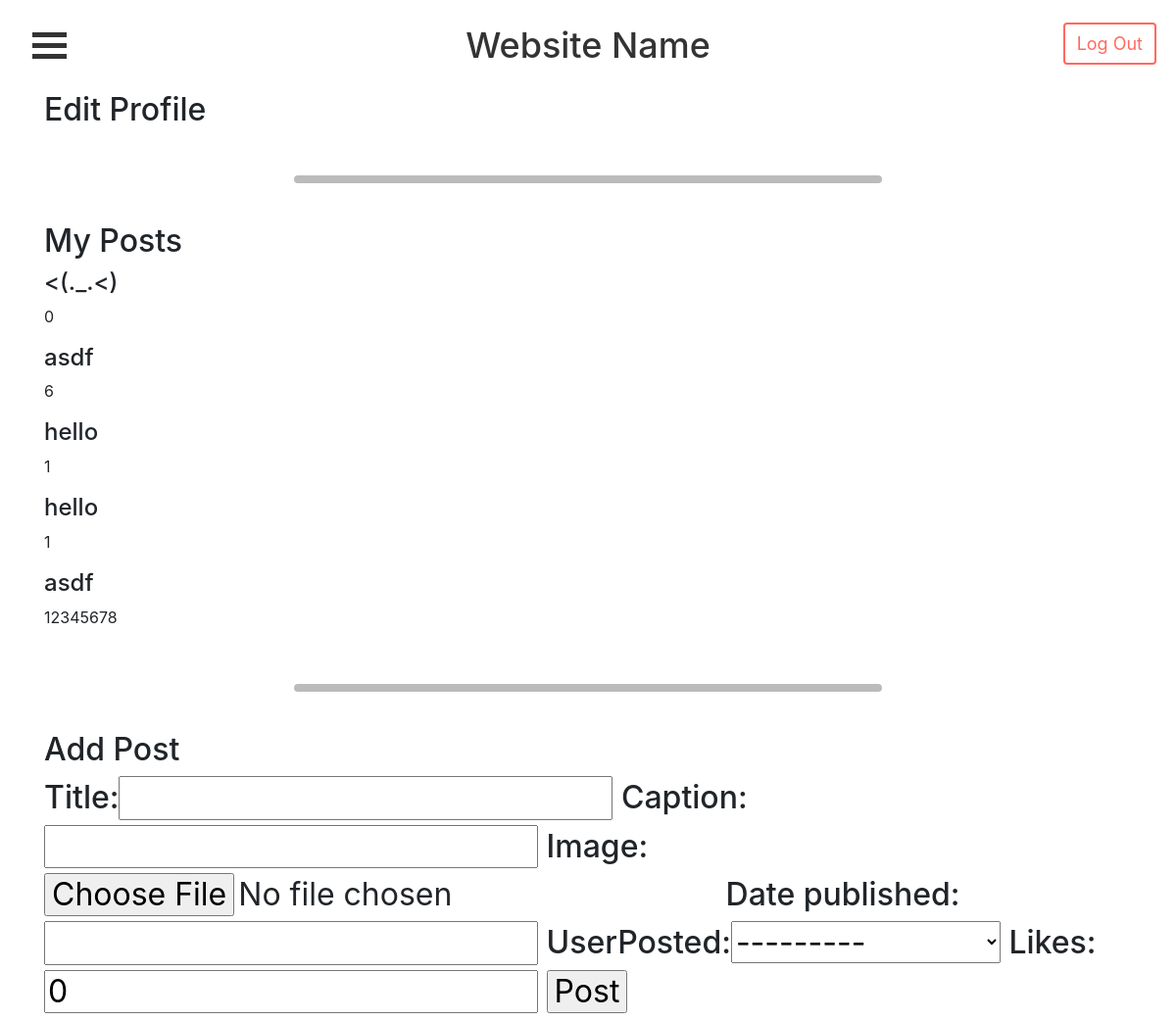
The page /profile/3/ on the database as committed earlier.
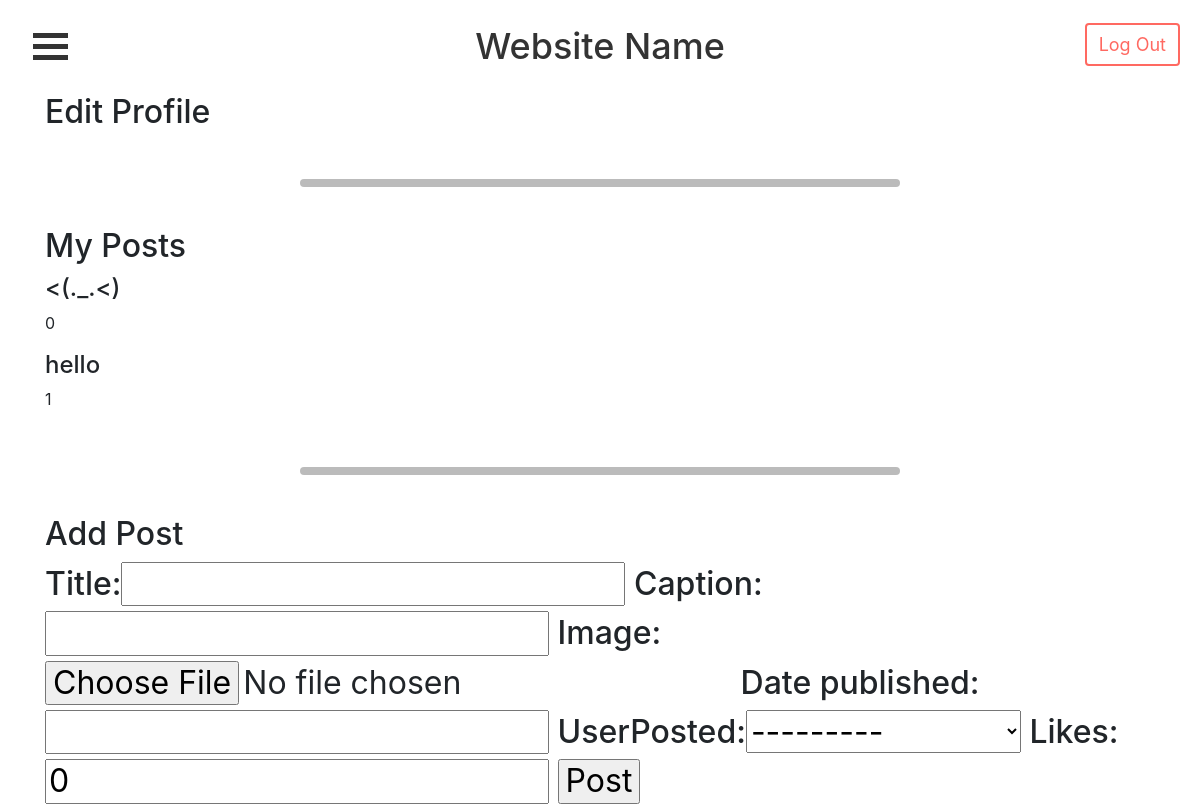
The same page on the database as committed later.
### accounts/models.py (models this page shows, shortened)
class Post(models.Model):
    title = models.CharField(max_length=50, null=True)
    caption = models.CharField(max_length=200, null=True)
    image = models.ImageField(null=True, blank=True)
    post_date = models.DateTimeField('date published')
    userPosted = models.ForeignKey(Profile, null=True, on_delete=models.CASCADE)
    likes = models.IntegerField(default=0)

### accounts/views.py (the view)
# urls.py: path('profile/<str:pk>/', views.profile, name="profile_page"),
def profile(request, pk):
    profile = Profile.objects.get(user_id=pk)
    posts = profile.post_set.all()
    form = PostForm()
    if request.method == "POST":
        form = PostForm(request.POST)
        if form.is_valid():
            form.save()
    context = {'profile': profile, 'posts': posts, 'form': form}
    return render(request, 'accounts/profile.html', context)

### accounts/forms.py
class PostForm(ModelForm):
    class Meta:
        model = Post
        fields = '__all__'

### accounts/templates/accounts/profile.html (shortened to what this page needs)
{% extends 'accounts/main.html' %}
{% block content %}
<div class="container-sm">
  <h2>Edit Profile</h2>
</div>
<br />
<hr class="rounded">
<br />
<div class="container-sm">
  <h2>My Posts</h2>
  {% for post in posts %}
  <h4>{{post.title}}</h4>
  <p>{{post.likes}}</p>
  {% endfor %}
</div>
<br />
<hr class="rounded">
<br />
<div class="container-sm">
  <h2>Add Post<h2>
  <form method="post">
    {{ form }}
    <input type="submit" value="Post">
  </form>
</div>
{% endblock %}

Rows that differ between the two databases and show on the page:
removed Post: title "asdf", likes "6"
removed Post: title "hello", likes "1"
removed Post: title "asdf", likes "12345678"
